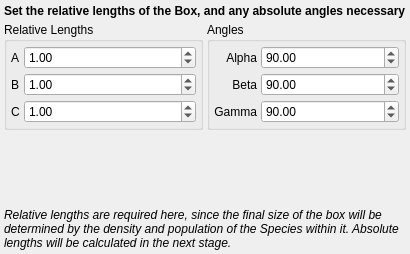
     <widget class="QWidget" name="BoxGeometryPage">
      <layout class="QVBoxLayout" name="verticalLayout_7" stretch="0,0,0,0">
       <property name="spacing">
        <number>4</number>
       </property>
       <property name="leftMargin">
        <number>4</number>
       </property>
       <property name="topMargin">
        <number>4</number>
       </property>
       <property name="rightMargin">
        <number>4</number>
       </property>
       <property name="bottomMargin">
        <number>4</number>
       </property>
       <item>
        <widget class="QLabel" name="TopLabel_7">
         <property name="sizePolicy">
          <sizepolicy hsizetype="Expanding" vsizetype="Preferred">
           <horstretch>0</horstretch>
           <verstretch>0</verstretch>
          </sizepolicy>
         </property>
         <property name="font">
          <font>
           <weight>75</weight>
           <bold>true</bold>
          </font>
         </property>
         <property name="text">
          <string>Set the relative lengths of the Box, and any absolute angles necessary</string>
         </property>
        </widget>
       </item>
       <item>
        <layout class="QHBoxLayout" name="horizontalLayout_6">
         <item>
          <widget class="QGroupBox" name="BoxRelativeLenthsGroup">
           <property name="sizePolicy">
            <sizepolicy hsizetype="Expanding" vsizetype="Preferred">
             <horstretch>0</horstretch>
             <verstretch>0</verstretch>
            </sizepolicy>
           </property>
           <property name="title">
            <string>Relative Lengths</string>
           </property>
           <layout class="QGridLayout" name="gridLayout_2">
            <property name="leftMargin">
             <number>4</number>
            </property>
            <property name="topMargin">
             <number>4</number>
            </property>
            <property name="rightMargin">
             <number>4</number>
            </property>
            <property name="bottomMargin">
             <number>4</number>
            </property>
            <property name="spacing">
             <number>4</number>
            </property>
            <item row="2" column="1">
             <widget class="ExponentialSpin" name="BoxRelativeLengthCSpin">
              <property name="sizePolicy">
               <sizepolicy hsizetype="Expanding" vsizetype="Fixed">
                <horstretch>0</horstretch>
                <verstretch>0</verstretch>
               </sizepolicy>
              </property>
              <property name="value">
               <double>1.000000000000000</double>
              </property>
             </widget>
            </item>
            <item row="1" column="1">
             <widget class="ExponentialSpin" name="BoxRelativeLengthBSpin">
              <property name="sizePolicy">
               <sizepolicy hsizetype="Expanding" vsizetype="Fixed">
                <horstretch>0</horstretch>
                <verstretch>0</verstretch>
               </sizepolicy>
              </property>
              <property name="value">
               <double>1.000000000000000</double>
              </property>
             </widget>
            </item>
            <item row="1" column="0">
             <widget class="QLabel" name="label_5">
              <property name="sizePolicy">
               <sizepolicy hsizetype="Minimum" vsizetype="Preferred">
                <horstretch>0</horstretch>
                <verstretch>0</verstretch>
               </sizepolicy>
              </property>
              <property name="text">
               <string>B</string>
              </property>
             </widget>
            </item>
            <item row="2" column="0">
             <widget class="QLabel" name="label_6">
              <property name="sizePolicy">
               <sizepolicy hsizetype="Minimum" vsizetype="Preferred">
                <horstretch>0</horstretch>
                <verstretch>0</verstretch>
               </sizepolicy>
              </property>
              <property name="text">
               <string>C</string>
              </property>
             </widget>
            </item>
            <item row="0" column="1">
             <widget class="ExponentialSpin" name="BoxRelativeLengthASpin">
              <property name="sizePolicy">
               <sizepolicy hsizetype="Expanding" vsizetype="Fixed">
                <horstretch>0</horstretch>
                <verstretch>0</verstretch>
               </sizepolicy>
              </property>
              <property name="value">
               <double>1.000000000000000</double>
              </property>
             </widget>
            </item>
            <item row="0" column="0">
             <widget class="QLabel" name="label_4">
              <property name="sizePolicy">
               <sizepolicy hsizetype="Minimum" vsizetype="Preferred">
                <horstretch>0</horstretch>
                <verstretch>0</verstretch>
               </sizepolicy>
              </property>
              <property name="text">
               <string>A</string>
              </property>
             </widget>
            </item>
           </layout>
          </widget>
         </item>
         <item>
          <widget class="QGroupBox" name="BoxAnglesGroup">
           <property name="sizePolicy">
            <sizepolicy hsizetype="Expanding" vsizetype="Preferred">
             <horstretch>0</horstretch>
             <verstretch>0</verstretch>
            </sizepolicy>
           </property>
           <property name="title">
            <string>Angles</string>
           </property>
           <layout class="QGridLayout" name="gridLayout">
            <property name="leftMargin">
             <number>4</number>
            </property>
            <property name="topMargin">
             <number>4</number>
            </property>
            <property name="rightMargin">
             <number>4</number>
            </property>
            <property name="bottomMargin">
             <number>4</number>
            </property>
            <property name="spacing">
             <number>4</number>
            </property>
            <item row="0" column="0">
             <widget class="QLabel" name="label_8">
              <property name="sizePolicy">
               <sizepolicy hsizetype="Minimum" vsizetype="Preferred">
                <horstretch>0</horstretch>
                <verstretch>0</verstretch>
               </sizepolicy>
              </property>
              <property name="text">
               <string>Alpha</string>
              </property>
              <property name="alignment">
               <set>Qt::AlignRight|Qt::AlignTrailing|Qt::AlignVCenter</set>
              </property>
             </widget>
            </item>
            <item row="0" column="1">
             <widget class="ExponentialSpin" name="BoxAbsoluteAngleAlphaSpin">
              <property name="sizePolicy">
               <sizepolicy hsizetype="Expanding" vsizetype="Fixed">
                <horstretch>0</horstretch>
                <verstretch>0</verstretch>
               </sizepolicy>
              </property>
              <property name="minimum">
               <double>1.000000000000000</double>
              </property>
              <property name="maximum">
               <double>179.000000000000000</double>
              </property>
              <property name="value">
               <double>90.000000000000000</double>
              </property>
             </widget>
            </item>
            <item row="1" column="0">
             <widget class="QLabel" name="label_9">
              <property name="sizePolicy">
               <sizepolicy hsizetype="Minimum" vsizetype="Preferred">
                <horstretch>0</horstretch>
                <verstretch>0</verstretch>
               </sizepolicy>
              </property>
              <property name="text">
               <string>Beta</string>
              </property>
              <property name="alignment">
               <set>Qt::AlignRight|Qt::AlignTrailing|Qt::AlignVCenter</set>
              </property>
             </widget>
            </item>
            <item row="1" column="1">
             <widget class="ExponentialSpin" name="BoxAbsoluteAngleBetaSpin">
              <property name="sizePolicy">
               <sizepolicy hsizetype="Expanding" vsizetype="Fixed">
                <horstretch>0</horstretch>
                <verstretch>0</verstretch>
               </sizepolicy>
              </property>
              <property name="minimum">
               <double>1.000000000000000</double>
              </property>
              <property name="maximum">
               <double>179.000000000000000</double>
              </property>
              <property name="value">
               <double>90.000000000000000</double>
              </property>
             </widget>
            </item>
            <item row="2" column="0">
             <widget class="QLabel" name="label_7">
              <property name="sizePolicy">
               <sizepolicy hsizetype="Minimum" vsizetype="Preferred">
                <horstretch>0</horstretch>
                <verstretch>0</verstretch>
               </sizepolicy>
              </property>
              <property name="text">
               <string>Gamma</string>
              </property>
              <property name="alignment">
               <set>Qt::AlignRight|Qt::AlignTrailing|Qt::AlignVCenter</set>
              </property>
             </widget>
            </item>
            <item row="2" column="1">
             <widget class="ExponentialSpin" name="BoxAbsoluteAngleGammaSpin">
              <property name="sizePolicy">
               <sizepolicy hsizetype="Expanding" vsizetype="Fixed">
                <horstretch>0</horstretch>
                <verstretch>0</verstretch>
               </sizepolicy>
              </property>
              <property name="minimum">
               <double>1.000000000000000</double>
              </property>
              <property name="maximum">
               <double>179.000000000000000</double>
              </property>
              <property name="value">
               <double>90.000000000000000</double>
              </property>
             </widget>
            </item>
           </layout>
          </widget>
         </item>
        </layout>
       </item>
       <item>
        <spacer name="verticalSpacer_4">
         <property name="orientation">
          <enum>Qt::Vertical</enum>
         </property>
         <property name="sizeHint" stdset="0">
          <size>
           <width>20</width>
           <height>74</height>
          </size>
         </property>
        </spacer>
       </item>
       <item>
        <widget class="QLabel" name="label">
         <property name="font">
          <font>
           <italic>true</italic>
          </font>
         </property>
         <property name="text">
          <string>Relative lengths are required here, since the final size of the box will be determined by the density and population of the Species within it. Absolute lengths will be calculated in the next stage.</string>
         </property>
         <property name="wordWrap">
          <bool>true</bool>
         </property>
        </widget>
       </item>
      </layout>
     </widget>
